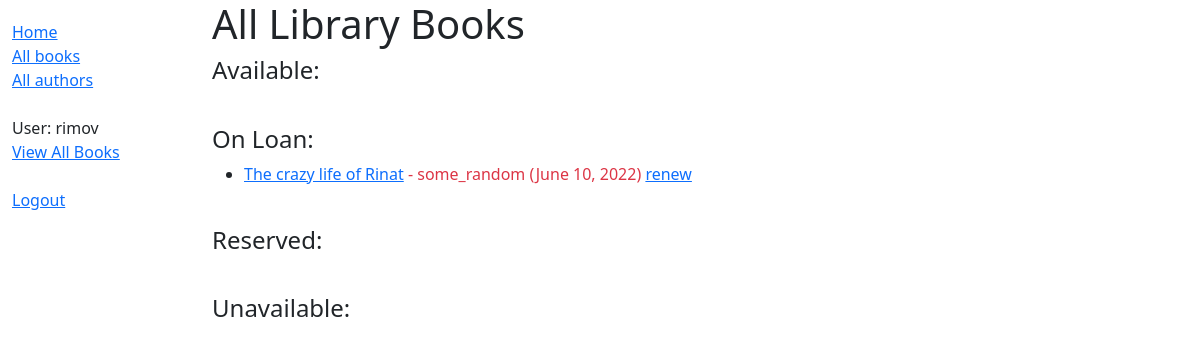
Page /catalog/books/all/copies (signed in) on the earlier database version.
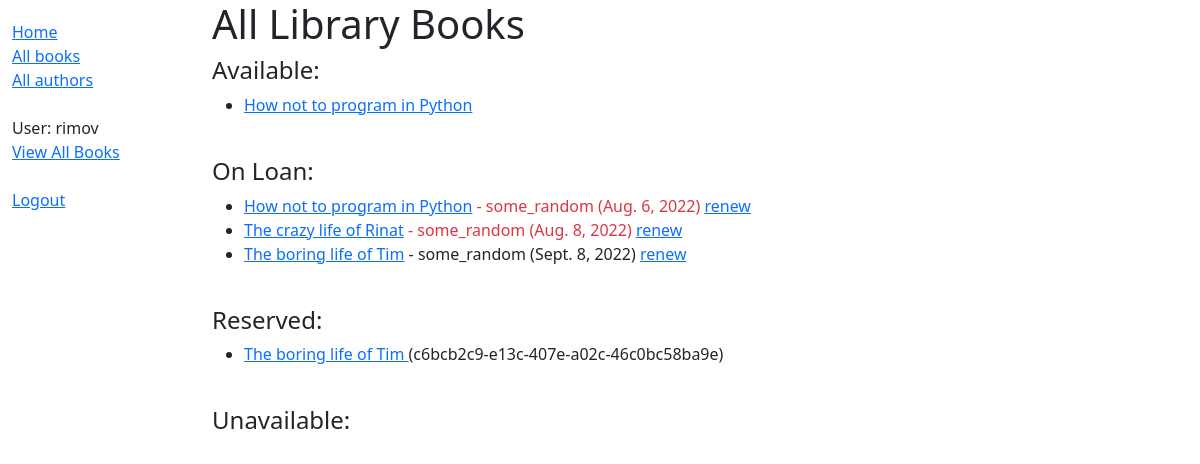
Same page on the later database version.
### catalog/models.py (models this page shows, shortened)
class BookInstance(models.Model):
    LOAN_STATUS = (
        ('m', 'Maintenance'),
        ('o', 'On loan'),
        ('a', 'Available'),
        ('r', 'Reserved')
    )
    borrower = models.ForeignKey(
        User,
        on_delete=models.SET_NULL,
        null=True,
        blank=True
    )
    instance_id = models.UUIDField(
        primary_key=True,
        default=uuid.uuid4,
        help_text='Unique ID for this book in the library'
    )
    book = models.ForeignKey(
        'Book',
        on_delete=models.RESTRICT,
        null=True
    )
    imprint = models.CharField(
        max_length=DEF_CHARFIELD_LENGTH
    )
    due_back = models.DateField(
        null=True,  # Book is not out
        blank=True  # Book reserved indefinitely
    )
    status = models.CharField(
        max_length=1,
        choices=LOAN_STATUS,
        blank=True,
        default='m',
        help_text='Book availability'
    )
    @property
    def is_overdue(self):
        return bool(self.due_back and date.today() > self.due_back)
    class Meta:
        ordering = ['due_back']
        permissions = (
            ('can_mark_returned_books', 'Can set book as returned'),
            ('can_view_all_books', 'Can view all available book instances'),
        )

class Book(models.Model):
    title = models.CharField(
        max_length=DEF_CHARFIELD_LENGTH
    )
    author = models.ForeignKey(
        Author,
        on_delete=models.SET_NULL,
        null=True
    )
    summary = models.TextField(
        max_length=1000,
        help_text='Enter a brief description of the book'
    )
    isbn = models.CharField(
        'ISBN',
        max_length=13,
        unique=True,
        help_text='13 character unique identification, see: <a href="https://'
                  'www.isbn-international.org/content/what-isbn">ISBN number'
                  '</a>'
    )
    genre = models.ManyToManyField(
        Genre,
        help_text='Select the book\'s genre'
    )
    language = models.ForeignKey(
        Language,
        on_delete=models.SET_NULL,
        null=True
    )
    def display_genre(self):
        return ', '.join(genre.name for genre in self.genre.all()[:])
    display_genre.short_description = 'Genre'
    def __str__(self):
        return self.title
    class Meta:
        permissions = (
            ('can_edit_books', 'Can edit available books'),
        )

### catalog/views.py (the view)
# urls.py: path('books/all/copies', views.BookInstanceListView.as_view(), name='books-all-copies'),
class BookInstanceListView(PermissionRequiredMixin, generic.ListView):
    template_name = 'bookinstance_list.html'
    model = BookInstance
    context_object_name = 'instance_list'
    permission_required = 'catalog.can_view_all_books'
    def get_queryset(self):
        return BookInstance.objects.all()

### catalog/templates/bookinstance_list.html (shortened to what this page needs)
{% extends 'base.html' %}
{% block content %}
    <h1>All Library Books</h1>
    {% if instance_list %}
        <h4>Available:</h4>
        <ul>
            {% for inst in instance_list %}
                {% if inst.status == 'a' %}
                    <li>
                        <a href="{% url 'book-detail' inst.book.pk %}">
                            {{ inst.book }}
                        </a>
                    </li>
                {% endif %}
            {% endfor %}
        </ul>
        <br>
        <h4>On Loan:</h4>
        <ul>
            {% for inst in instance_list %}
                {% if inst.status == 'o' %}
                    <li>
                        <a href="{% url 'book-detail' inst.book.pk %}">{{ inst.book }}</a>
                        <span {% if inst.is_overdue %} class="text-danger" {% endif %}>
                            - {{ inst.borrower }} ({{ inst.due_back }})
                        </span>
                        <a href="{% url 'books-renew-librarian' inst.instance_id %}">renew</a>
                    </li>
                {% endif %}
            {% endfor %}
        </ul>
        <br>
        <h4>Reserved:</h4>
        <ul>
            {% for inst in instance_list %}
                {% if inst.status == 'r' %}
                    <li>
                        <a href="{% url 'book-detail' inst.book.pk %}">
                            {{ inst.book }}
                        </a> ({{ inst.instance_id }})
                    </li>
                {% endif %}
            {% endfor %}
        </ul>
        <br>
        <h4>Unavailable:</h4>
    {% else %}
        <p>No books available for viewing. Contact admin.</p>
    {% endif %}
{% endblock %}

### catalog/templates/base.html (shortened to what this page needs)
<!DOCTYPE html>
<html lang="en">
<head>
  <link href="https://cdn.jsdelivr.net/npm/bootstrap@5.1.3/dist/css/bootstrap.min.css"
        rel="stylesheet"
>
  {% load static %}
  <link rel="stylesheet" href="{% static 'css/base.css' %}">
</head>
<body>
  <div class="container-fluid">
    <div class="row">
      <div class="col-sm-2">
      {% block sidebar %}
        <ul class="sidebar-nav">
            <li><a href="{% url 'index' %}">Home</a></li>
            <li><a href="{% url 'books-all' %}">All books</a></li>
            <li><a href="{% url 'authors-all' %}">All authors</a></li>
            <li><br></li>
            {% if user.is_authenticated %}
                <li>User: {{ user.get_username }}</li>
                {% if perms.catalog.can_view_all_books %}
                    <li>
                        <a href="{% url 'books-all-copies' %}">
                            View All Books
                        </a>
                    </li>
                {% else %}
                    <li>
                        <a href="{% url 'my-books' %}">
                            My Borrowed
                        </a>
                    </li>
                {% endif %}
                <li><br></li>
                <li><a href="{% url 'logout' %}?next={{ request.path }}">Logout</a></li>
            {% else %}
                <li><a href="{% url 'login' %}">Login</a></li>
            {% endif %}
        </ul>
     {% endblock %}
      </div>
      <div class="col-sm-10 ">
          {% block content %}{% endblock %}
      </div>
    </div>
  </div>
</body>
</html>

### catalog/static/css/base.css (style rules this page uses)
.sidebar-nav { margin-top: 20px; padding: 0; list-style: none; }

Differences in the rows shown:
added BookInstance: book "How not to program in Python", shown under "Available:"
added BookInstance: book "How not to program in Python", borrower "some_random", due_back "Aug. 6, 2022", shown under "On Loan:"
changed BookInstance "The crazy life of Rinat": due_back "June 10, 2022" → "Aug. 8, 2022"
added BookInstance: book "The boring life of Tim", borrower "some_random", due_back "Sept. 8, 2022", shown under "On Loan:"
added BookInstance: book "The boring life of Tim", instance_id "c6bcb2c9-e13c-407e-a02c-46c0bc58ba9e", shown under "Reserved:"
